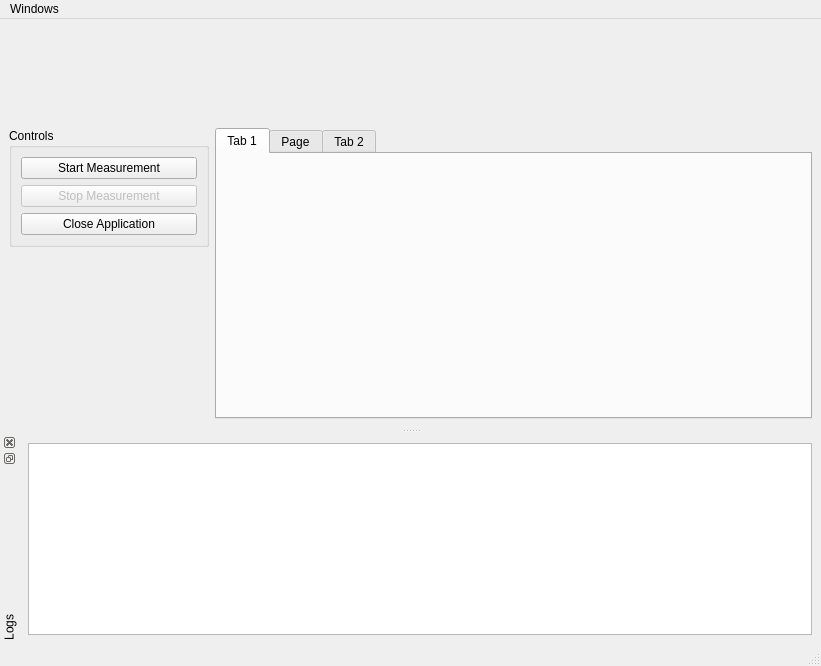
<?xml version="1.0" encoding="UTF-8"?>
<ui version="4.0">
 <class>MainWindow</class>
 <widget class="QMainWindow" name="MainWindow">
  <property name="geometry">
   <rect>
    <x>0</x>
    <y>0</y>
    <width>821</width>
    <height>666</height>
   </rect>
  </property>
  <property name="windowTitle">
   <string>MainWindow</string>
  </property>
  <widget class="QWidget" name="centralwidget">
   <layout class="QGridLayout" name="gridLayout">
    <item row="1" column="0">
     <widget class="QGroupBox" name="groupBox">
      <property name="title">
       <string>Controls</string>
      </property>
      <property name="flat">
       <bool>true</bool>
      </property>
      <layout class="QVBoxLayout" name="verticalLayout">
       <item>
        <widget class="QPushButton" name="Button_StartMeasurement">
         <property name="enabled">
          <bool>true</bool>
         </property>
         <property name="text">
          <string>Start Measurement</string>
         </property>
         <property name="icon">
          <iconset theme="SP_MediaPlay"/>
         </property>
         <property name="default">
          <bool>false</bool>
         </property>
         <property name="flat">
          <bool>false</bool>
         </property>
        </widget>
       </item>
       <item>
        <widget class="QPushButton" name="Button_StopMeasurement">
         <property name="enabled">
          <bool>false</bool>
         </property>
         <property name="text">
          <string>Stop Measurement</string>
         </property>
        </widget>
       </item>
       <item>
        <widget class="QPushButton" name="Button_CloseApplication">
         <property name="text">
          <string>Close Application</string>
         </property>
         <property name="checkable">
          <bool>false</bool>
         </property>
         <property name="checked">
          <bool>false</bool>
         </property>
        </widget>
       </item>
      </layout>
     </widget>
    </item>
    <item row="1" column="1" rowspan="2">
     <widget class="QTabWidget" name="tabWidget">
      <property name="minimumSize">
       <size>
        <width>0</width>
        <height>200</height>
       </size>
      </property>
      <property name="currentIndex">
       <number>0</number>
      </property>
      <widget class="QWidget" name="tab">
       <attribute name="title">
        <string>Tab 1</string>
       </attribute>
      </widget>
      <widget class="QWidget" name="tab_3">
       <attribute name="title">
        <string>Page</string>
       </attribute>
      </widget>
      <widget class="QWidget" name="tab_2">
       <attribute name="title">
        <string>Tab 2</string>
       </attribute>
      </widget>
     </widget>
    </item>
    <item row="0" column="0">
     <spacer name="horizontalSpacer">
      <property name="orientation">
       <enum>Qt::Horizontal</enum>
      </property>
      <property name="sizeType">
       <enum>QSizePolicy::Minimum</enum>
      </property>
      <property name="sizeHint" stdset="0">
       <size>
        <width>200</width>
        <height>100</height>
       </size>
      </property>
     </spacer>
    </item>
    <item row="2" column="0">
     <spacer name="verticalSpacer">
      <property name="orientation">
       <enum>Qt::Vertical</enum>
      </property>
      <property name="sizeHint" stdset="0">
       <size>
        <width>20</width>
        <height>40</height>
       </size>
      </property>
     </spacer>
    </item>
   </layout>
  </widget>
  <widget class="QMenuBar" name="menubar">
   <property name="geometry">
    <rect>
     <x>0</x>
     <y>0</y>
     <width>821</width>
     <height>22</height>
    </rect>
   </property>
   <widget class="QMenu" name="menuWindows">
    <property name="title">
     <string>Windows</string>
    </property>
    <addaction name="separator"/>
   </widget>
   <addaction name="menuWindows"/>
  </widget>
  <widget class="QStatusBar" name="statusbar"/>
  <widget class="QDockWidget" name="DockLogView">
   <property name="floating">
    <bool>false</bool>
   </property>
   <property name="features">
    <set>QDockWidget::DockWidgetClosable|QDockWidget::DockWidgetFloatable|QDockWidget::DockWidgetVerticalTitleBar</set>
   </property>
   <property name="windowTitle">
    <string>Logs</string>
   </property>
   <attribute name="dockWidgetArea">
    <number>8</number>
   </attribute>
   <widget class="QWidget" name="dockWidgetContents_3">
    <layout class="QVBoxLayout" name="verticalLayout_2">
     <item>
      <widget class="QListView" name="listView">
       <property name="frameShape">
        <enum>QFrame::StyledPanel</enum>
       </property>
       <property name="frameShadow">
        <enum>QFrame::Plain</enum>
       </property>
      </widget>
     </item>
    </layout>
   </widget>
  </widget>
  <zorder>DockLogView</zorder>
 </widget>
 <resources/>
 <connections>
  <connection>
   <sender>Button_CloseApplication</sender>
   <signal>clicked()</signal>
   <receiver>MainWindow</receiver>
   <slot>close()</slot>
   <hints>
    <hint type="sourcelabel">
     <x>110</x>
     <y>237</y>
    </hint>
    <hint type="destinationlabel">
     <x>510</x>
     <y>477</y>
    </hint>
   </hints>
  </connection>
  <connection>
   <sender>Button_StartMeasurement</sender>
   <signal>clicked(bool)</signal>
   <receiver>Button_StartMeasurement</receiver>
   <slot>setDisabled(bool)</slot>
   <hints>
    <hint type="sourcelabel">
     <x>110</x>
     <y>177</y>
    </hint>
    <hint type="destinationlabel">
     <x>110</x>
     <y>177</y>
    </hint>
   </hints>
  </connection>
  <connection>
   <sender>Button_StartMeasurement</sender>
   <signal>clicked(bool)</signal>
   <receiver>Button_StopMeasurement</receiver>
   <slot>setEnabled(bool)</slot>
   <hints>
    <hint type="sourcelabel">
     <x>110</x>
     <y>177</y>
    </hint>
    <hint type="destinationlabel">
     <x>110</x>
     <y>207</y>
    </hint>
   </hints>
  </connection>
  <connection>
   <sender>Button_StopMeasurement</sender>
   <signal>clicked(bool)</signal>
   <receiver>Button_StopMeasurement</receiver>
   <slot>setEnabled(bool)</slot>
   <hints>
    <hint type="sourcelabel">
     <x>110</x>
     <y>207</y>
    </hint>
    <hint type="destinationlabel">
     <x>110</x>
     <y>207</y>
    </hint>
   </hints>
  </connection>
  <connection>
   <sender>Button_StopMeasurement</sender>
   <signal>clicked(bool)</signal>
   <receiver>Button_StartMeasurement</receiver>
   <slot>setVisible(bool)</slot>
   <hints>
    <hint type="sourcelabel">
     <x>110</x>
     <y>207</y>
    </hint>
    <hint type="destinationlabel">
     <x>110</x>
     <y>177</y>
    </hint>
   </hints>
  </connection>
 </connections>
</ui>
